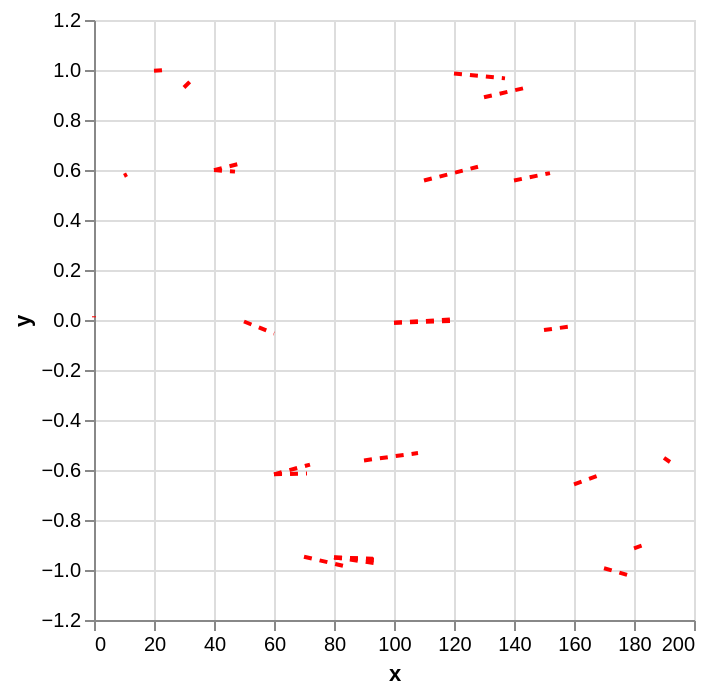

The notebook cell this image was saved under:
### Code cell
edges = (
    alt.Chart(edge_df)
    .mark_line(color="red", strokeDash=[4, 4])
    .encode(
        x="x:Q",
        y="y:Q",
        detail="group:N",
    )
)
edges

### Figure 1 — Vega-Lite specification as saved in the notebook (floating-point values rounded to 4 significant figures)
{"config": {"view": {"continuousWidth": 300, "continuousHeight": 300}}, "data": {"name": "data-eef61df5301dc22dd7201ec998a2242e"}, "mark": {"type": "line", "color": "red", "strokeDash": [4, 4]}, "encoding": {"detail": {"field": "group", "type": "nominal"}, "x": {"field": "x", "type": "quantitative"}, "y": {"field": "y", "type": "quantitative"}}, "$schema": "https://vega.github.io/schema/vega-lite/v6.4.1.json", "datasets": {"data-eef61df5301dc22dd7201ec998a2242e": [{"x": 0, "y": 0.0149, "group": "0-0"}, {"x": 0, "y": 0.01073, "group": "0-0"}, {"x": 10, "y": 0.5764, "group": "10-11"}, {"x": 11, "y": 0.5828, "group": "10-11"}, {"x": 20, "y": 0.997, "group": "20-25"}, {"x": 25, "y": 1.001, "group": "20-25"}, {"x": 30, "y": 0.93, "group": "30-33"}, {"x": 33, "y": 0.9658, "group": "30-33"}, {"x": 40, "y": 0.5997, "group": "40-48"}, {"x": 48, "y": 0.6235, "group": "40-48"}, {"x": 40, "y": 0.5997, "group": "40-47"}, {"x": 47, "y": 0.5935, "group": "40-47"}, {"x": 50, "y": -0.006064, "group": "50-60"}, {"x": 60, "y": -0.0542, "group": "50-60"}, {"x": 60, "y": -0.6174, "group": "60-72"}, {"x": 72, "y": -0.5782, "group": "60-72"}, {"x": 60, "y": -0.6174, "group": "60-71"}, {"x": 71, "y": -0.6136, "group": "60-71"}, {"x": 70, "y": -0.9468, "group": "70-83"}, {"x": 83, "y": -0.9832, "group": "70-83"}, {"x": 80, "y": -0.9495, "group": "80-95"}, {"x": 95, "y": -0.9751, "group": "80-95"}, {"x": 80, "y": -0.9495, "group": "80-94"}, {"x": 94, "y": -0.958, "group": "80-94"}, {"x": 80, "y": -0.9495, "group": "80-93"}, {"x": 93, "y": -0.955, "group": "80-93"}, {"x": 90, "y": -0.5616, "group": "90-108"}, {"x": 108, "y": -0.5323, "group": "90-108"}, {"x": 100, "y": -0.01089, "group": "100-120"}, {"x": 120, "y": 0.00291, "group": "100-120"}, {"x": 100, "y": -0.01089, "group": "100-119"}, {"x": 119, "y": -0.003904, "group": "100-119"}, {"x": 110, "y": 0.558, "group": "110-128"}, {"x": 128, "y": 0.6129, "group": "110-128"}, {"x": 120, "y": 0.9858, "group": "120-137"}, {"x": 137, "y": 0.9665, "group": "120-137"}, {"x": 130, "y": 0.8911, "group": "130-144"}, {"x": 144, "y": 0.9293, "group": "130-144"}, {"x": 140, "y": 0.5583, "group": "140-152"}, {"x": 152, "y": 0.5875, "group": "140-152"}, {"x": 150, "y": -0.03983, "group": "150-160"}, {"x": 160, "y": -0.02418, "group": "150-160"}, {"x": 160, "y": -0.6571, "group": "160-168"}, {"x": 168, "y": -0.6228, "group": "160-168"}, {"x": 170, "y": -0.993, "group": "170-179"}, {"x": 179, "y": -1.024, "group": "170-179"}, {"x": 180, "y": -0.9132, "group": "180-185"}, {"x": 185, "y": -0.8927, "group": "180-185"}, {"x": 190, "y": -0.5516, "group": "190-192"}, {"x": 192, "y": -0.568, "group": "190-192"}]}}
